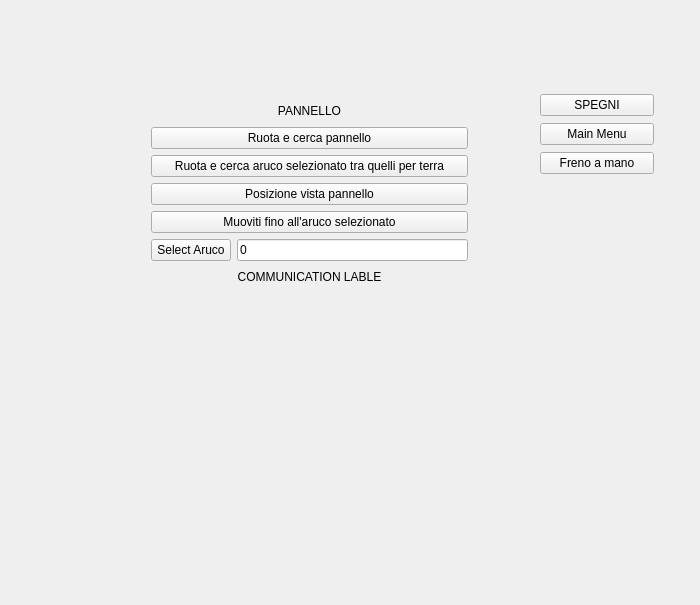
<?xml version="1.0" encoding="UTF-8"?>
<ui version="4.0">
 <class>stop_traj_button</class>
 <widget class="QWidget" name="stop_traj_button">
  <property name="geometry">
   <rect>
    <x>0</x>
    <y>0</y>
    <width>700</width>
    <height>605</height>
   </rect>
  </property>
  <property name="minimumSize">
   <size>
    <width>30</width>
    <height>0</height>
   </size>
  </property>
  <property name="windowTitle">
   <string>Screen_Automazione</string>
  </property>
  <widget class="QWidget" name="layoutWidget">
   <property name="geometry">
    <rect>
     <x>540</x>
     <y>93</y>
     <width>114</width>
     <height>83</height>
    </rect>
   </property>
   <layout class="QVBoxLayout" name="verticalLayout">
    <item>
     <widget class="QPushButton" name="pushButton">
      <property name="text">
       <string>SPEGNI</string>
      </property>
     </widget>
    </item>
    <item>
     <widget class="QPushButton" name="pushButton_2">
      <property name="text">
       <string>Main Menu</string>
      </property>
     </widget>
    </item>
    <item>
     <widget class="QPushButton" name="pushButton_7">
      <property name="text">
       <string>Freno a mano</string>
      </property>
     </widget>
    </item>
   </layout>
  </widget>
  <widget class="QWidget" name="layoutWidget">
   <property name="geometry">
    <rect>
     <x>151</x>
     <y>101</y>
     <width>317</width>
     <height>185</height>
    </rect>
   </property>
   <layout class="QVBoxLayout" name="verticalLayout_2">
    <item>
     <widget class="QLabel" name="label">
      <property name="text">
       <string>PANNELLO</string>
      </property>
      <property name="alignment">
       <set>Qt::AlignCenter</set>
      </property>
     </widget>
    </item>
    <item>
     <widget class="QPushButton" name="pushButton_8">
      <property name="text">
       <string>Ruota e cerca pannello</string>
      </property>
     </widget>
    </item>
    <item>
     <widget class="QPushButton" name="pushButton_4">
      <property name="text">
       <string>Ruota e cerca aruco selezionato tra quelli per terra</string>
      </property>
     </widget>
    </item>
    <item>
     <widget class="QPushButton" name="pushButton_3">
      <property name="text">
       <string>Posizione vista pannello</string>
      </property>
     </widget>
    </item>
    <item>
     <widget class="QPushButton" name="pushButton_5">
      <property name="text">
       <string>Muoviti fino all'aruco selezionato</string>
      </property>
     </widget>
    </item>
    <item>
     <layout class="QHBoxLayout" name="horizontalLayout">
      <item>
       <widget class="QPushButton" name="pushButton_6">
        <property name="text">
         <string>Select Aruco</string>
        </property>
       </widget>
      </item>
      <item>
       <widget class="QLineEdit" name="select_aruco_value">
        <property name="text">
         <string>0</string>
        </property>
       </widget>
      </item>
     </layout>
    </item>
    <item>
     <widget class="QLabel" name="l_comunicazione">
      <property name="maximumSize">
       <size>
        <width>16777215</width>
        <height>30</height>
       </size>
      </property>
      <property name="text">
       <string>COMMUNICATION LABLE</string>
      </property>
      <property name="alignment">
       <set>Qt::AlignCenter</set>
      </property>
     </widget>
    </item>
   </layout>
  </widget>
 </widget>
 <resources/>
 <connections>
  <connection>
   <sender>pushButton</sender>
   <signal>clicked()</signal>
   <receiver>stop_traj_button</receiver>
   <slot>spegni_console()</slot>
   <hints>
    <hint type="sourcelabel">
     <x>562</x>
     <y>98</y>
    </hint>
    <hint type="destinationlabel">
     <x>612</x>
     <y>39</y>
    </hint>
   </hints>
  </connection>
  <connection>
   <sender>pushButton_2</sender>
   <signal>clicked()</signal>
   <receiver>stop_traj_button</receiver>
   <slot>goToMainMenu()</slot>
   <hints>
    <hint type="sourcelabel">
     <x>611</x>
     <y>141</y>
    </hint>
    <hint type="destinationlabel">
     <x>656</x>
     <y>204</y>
    </hint>
   </hints>
  </connection>
  <connection>
   <sender>pushButton_3</sender>
   <signal>clicked()</signal>
   <receiver>stop_traj_button</receiver>
   <slot>automazione_PosPannello()</slot>
   <hints>
    <hint type="sourcelabel">
     <x>261</x>
     <y>203</y>
    </hint>
    <hint type="destinationlabel">
     <x>433</x>
     <y>169</y>
    </hint>
   </hints>
  </connection>
  <connection>
   <sender>pushButton_4</sender>
   <signal>clicked()</signal>
   <receiver>stop_traj_button</receiver>
   <slot>ruota_e_cerca_aruco()</slot>
   <hints>
    <hint type="sourcelabel">
     <x>287</x>
     <y>174</y>
    </hint>
    <hint type="destinationlabel">
     <x>423</x>
     <y>132</y>
    </hint>
   </hints>
  </connection>
  <connection>
   <sender>pushButton_5</sender>
   <signal>clicked()</signal>
   <receiver>stop_traj_button</receiver>
   <slot>automazione_pannello_MoveToSelectedAruco()</slot>
   <hints>
    <hint type="sourcelabel">
     <x>330</x>
     <y>232</y>
    </hint>
    <hint type="destinationlabel">
     <x>467</x>
     <y>198</y>
    </hint>
   </hints>
  </connection>
  <connection>
   <sender>pushButton_6</sender>
   <signal>clicked()</signal>
   <receiver>stop_traj_button</receiver>
   <slot>automazione_pannello_nextAruco()</slot>
   <hints>
    <hint type="sourcelabel">
     <x>236</x>
     <y>262</y>
    </hint>
    <hint type="destinationlabel">
     <x>485</x>
     <y>236</y>
    </hint>
   </hints>
  </connection>
  <connection>
   <sender>pushButton_7</sender>
   <signal>clicked()</signal>
   <receiver>stop_traj_button</receiver>
   <slot>stop_traj_clicked()</slot>
   <hints>
    <hint type="sourcelabel">
     <x>635</x>
     <y>166</y>
    </hint>
    <hint type="destinationlabel">
     <x>653</x>
     <y>307</y>
    </hint>
   </hints>
  </connection>
  <connection>
   <sender>pushButton_8</sender>
   <signal>clicked()</signal>
   <receiver>stop_traj_button</receiver>
   <slot>ruota_e_cerca_pannello()</slot>
   <hints>
    <hint type="sourcelabel">
     <x>175</x>
     <y>138</y>
    </hint>
    <hint type="destinationlabel">
     <x>63</x>
     <y>151</y>
    </hint>
   </hints>
  </connection>
 </connections>
 <slots>
  <slot>prova()</slot>
  <slot>pub()</slot>
  <slot>service()</slot>
  <slot>pB_esegui()</slot>
  <slot>spegni_console()</slot>
  <slot>fRandomOrientationcheck()</slot>
  <slot>pB_setJoints()</slot>
  <slot>goToJoystick()</slot>
  <slot>joystick_moveJoints()</slot>
  <slot>goToManualPose()</slot>
  <slot>goToAutomazione()</slot>
  <slot>goToMainMenu()</slot>
  <slot>automazione_PosPannello()</slot>
  <slot>automazione_pannello_Completa()</slot>
  <slot>automazione_pannello_MoveToSelectedAruco()</slot>
  <slot>automazione_pannello_nextAruco()</slot>
  <slot>stop_traj_clicked()</slot>
  <slot>ruota_e_cerca_pannello()</slot>
  <slot>ruota_e_cerca_aruco()</slot>
 </slots>
</ui>
